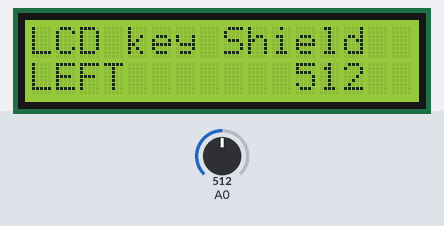
A sketch run on a simulated Arduino Uno, built with avr-gcc and run on an emulated ATmega328P. Parts: 16×2 character LCD. The inputs (shaded band) are chosen by the test bench; at power-on: A0 = 512.

Above: at 1.2 s.
1.3 s: A0 set to 370
At 1.9 s:
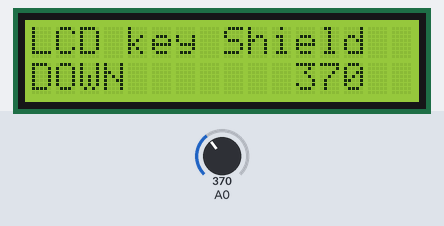
2.9 s: A0 set to 122
At 3.7 s:
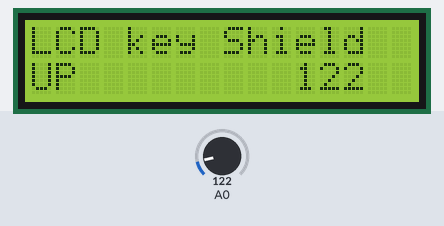
4.5 s: A0 set to 40
At 5.2 s:
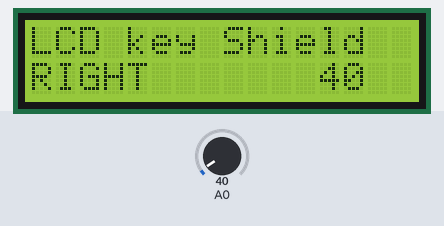
6.0 s: A0 set to 716
At 6.9 s:
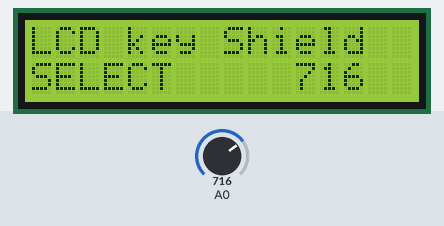
7.6 s: A0 set to 800
At 8.7 s:
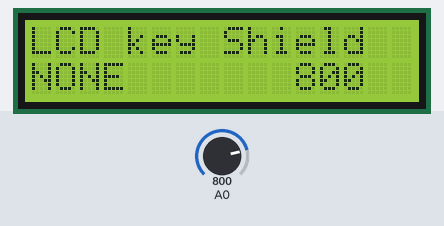
Timing chart, 0 to 10.2 s (numbered marks = the images above; inputs shaded):
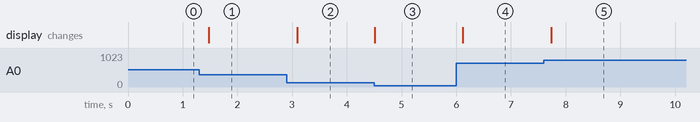

The sketch:

LCDKeypad.ino
```cpp
#include <LiquidCrystal.h>

LiquidCrystal lcd(8, 9, 4, 5, 6, 7);

#define BTN_RIGHT  0
#define BTN_UP     1
#define BTN_DOWN   2
#define BTN_LEFT   3

#define BTN_SELECT 4
#define BTN_NONE   5

int adc_key_in = 0;

void setup()
{
  lcd.begin(16, 2);
  lcd.setCursor(0, 0);
  lcd.print("LCD key Shield");

}

void loop()
{
  int lcd_key = read_LCD_buttons();
  display_LCD(lcd_key);
  delay(200);
}


int read_LCD_buttons()
{
  adc_key_in  = analogRead(0);

  if (adc_key_in > 1000) return BTN_NONE;
  if (adc_key_in < 50)   return BTN_RIGHT;   // 0
  if (adc_key_in < 195)  return BTN_UP;      // 99
  if (adc_key_in < 380)  return BTN_DOWN;    // 256
  if (adc_key_in < 555)  return BTN_LEFT;    // 409
  if (adc_key_in < 790)  return BTN_SELECT;  // 639

  return BTN_NONE;
}

void display_LCD(int lcd_key) {
  lcd.setCursor(0, 1);

  if (lcd_key == BTN_RIGHT) lcd.print("RIGHT ");
  else if (lcd_key == BTN_LEFT) lcd.print("LEFT   ");
  else if (lcd_key == BTN_UP) lcd.print("UP    ");
  else if (lcd_key == BTN_DOWN) lcd.print("DOWN  ");
  else if (lcd_key == BTN_SELECT) lcd.print("SELECT");
  else if (lcd_key == BTN_NONE) lcd.print("NONE  ");


  lcd.setCursor(10, 1);
  clearLCD();
  lcd.print(adc_key_in);
}

void clearLCD() {
  int i = 0;
  int digit = 0;

  if (adc_key_in > 999) digit = 4;
  else if (adc_key_in > 99) digit = 3;
  else if (adc_key_in > 9)  digit = 2;
  else digit = 1;

  for (i = 4; i > digit; i--) lcd.print(" ");
}
```

Measured:
- after the input at 1.3 s, the display: changes after 0.18 s (image 1)
- after the input at 2.9 s, the display: changes after 0.19 s (image 2)
- after the input at 4.5 s, the display: changes at once (image 3)
- after the input at 6.0 s, the display: changes after 0.12 s (image 4)
- after the input at 7.6 s, the display: changes after 0.14 s (image 5)
